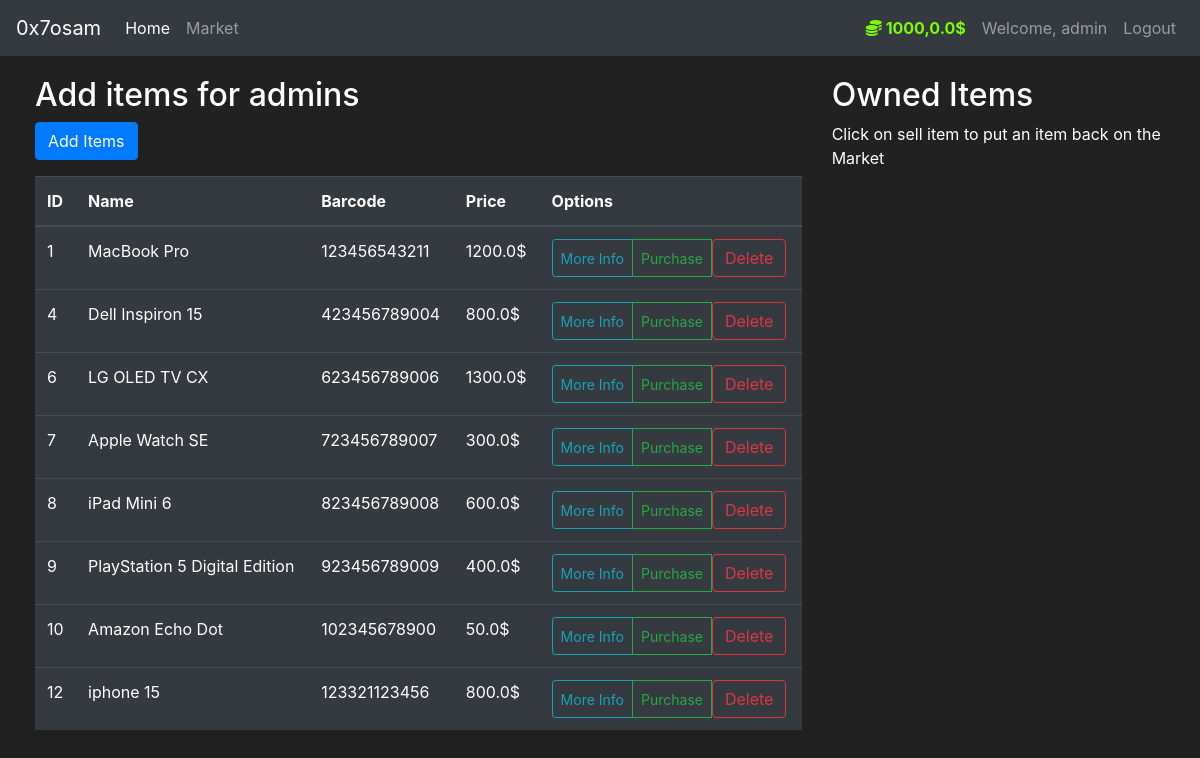
/market (signed in), run on an earlier commit of the app's database.
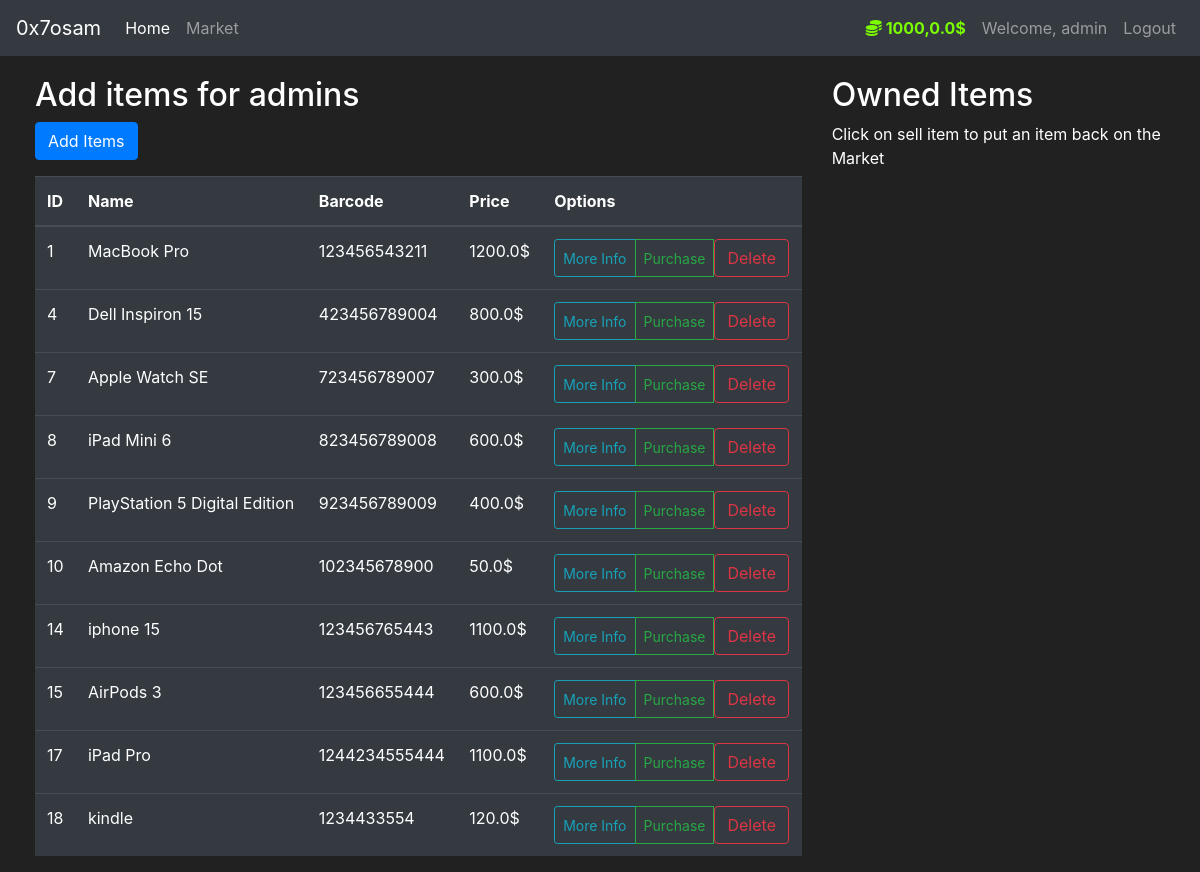
And on a later commit of the database.
### market/models.py (models this page shows, shortened)
class User(db.Model, UserMixin):
    id = db.Column(db.Integer(), primary_key=True)
    username = db.Column(db.String(length=30), nullable=False, unique=True)
    email_address = db.Column(db.String(length=50), nullable=False, unique=True)
    password_hash = db.Column(db.String(length=60), nullable=False)
    budget = db.Column(db.Integer(), nullable=False, default=2000)
    items = db.relationship('Item', backref='owned_user', lazy=True)
    is_admin = db.Column(db.Integer(), nullable=False, default=0)
    @property
    def prettier_budget(self):
        if len(str(self.budget)) >= 4:
            return f'{str(self.budget)[:-3]},{str(self.budget)[-3:]}$'
        else:
            return f"{self.budget}$"
    @property
    def password(self):
        return self.password

class Item(db.Model):
    id = db.Column(db.Integer(), primary_key=True)
    name = db.Column(db.String(length=30), nullable=False, unique=True)
    price = db.Column(db.Integer(), nullable=False)
    barcode = db.Column(db.String(length=12), nullable=False, unique=True)
    description = db.Column(db.String(length=1024), nullable=False, unique=True)
    owner = db.Column(db.Integer(), db.ForeignKey('user.id'))

### market/routes.py (the view, shortened to what this page needs)
@app.route('/market', methods=['GET', 'POST'])
@login_required
def market_page():
    purchase_form = PurchaseItemForm()
    selling_form = SellItemForm()
    if request.method == "GET":
        items = Item.query.filter_by(owner=None)
        owned_items = Item.query.filter_by(owner=current_user.id)
        if current_user.is_admin:
            return render_template('admin_market.html', items=items, purchase_form=purchase_form, owned_items=owned_items, selling_form=selling_form)
        return render_template('market.html', items=items, purchase_form=purchase_form, owned_items=owned_items, selling_form=selling_form)
        return redirect(url_for('market_page'))
    if request.method == "GET":
        items = Item.query.filter_by(owner=None)
        owned_items = Item.query.filter_by(owner=current_user.id)
        return render_template('market.html', items=items, purchase_form=purchase_form, owned_items=owned_items, selling_form=selling_form)

### market/models.py (called while the page is built)
@login_manager.user_loader
def load_user(user_id):
    return User.query.get(int(user_id))

### market/templates/admin_market.html (shortened to what this page needs)
{% extends 'base.html' %}
{% block content %}
<div class="row" style="margin-top:20px; margin-left:20px">
   <div class="col-8">
       <h2>Add items for admins</h2>
       <a class="btn btn-primary mb-3" href="{{ url_for('admin_page') }}">Add Items</a>
       <table class="table table-hover table-dark">
         <thead>
            <tr>
               <th scope="col">ID</th>
               <th scope="col">Name</th>
               <th scope="col">Barcode</th>
               <th scope="col">Price</th>
               <th scope="col">Options</th>
            </tr>
         </thead>
         <tbody>
            {% for item in items %}
            <tr>
               <td>{{ item.id }}</td>
               <td>{{ item.name }}</td>
               <td>{{ item.barcode }}</td>
               <td>{{ item.price }}$</td>
               <td>
                   <div class="btn-group btn-group-sm" role="group">
                       <button class="btn btn-outline-info" data-toggle="modal" data-target="#Modal-MoreInfo-{{ item.id }}">
                           More Info
                       </button>
                       <button class="btn btn-outline-success" data-toggle="modal" data-target="#Modal-PurchaseConfirm-{{ item.id }}">
                           Purchase
                       </button>
                       <form action="{{ url_for('delete_item', item_id=item.id) }}" method="POST" style="display:inline;">
                           <button type="submit" class="btn btn-outline-danger" onclick="return confirm('Are you sure you want to delete this item?');">
                               Delete
                           </button>
                       </form>
                   </div>
               </td>
            </tr>
            {% endfor %}
         </tbody>
      </table>
   </div>
   <div class="col-4">
        <h2>Owned Items</h2>
        <p>Click on sell item to put an item back on the Market</p>
        <br>
   </div>
</div>
{% endblock %}

### market/templates/base.html (shortened to what this page needs)
<!doctype html>
<html lang="en">
   <head>
      <link rel="stylesheet" href="https://cdn.jsdelivr.net/npm/bootstrap@4.5.3/dist/css/bootstrap.min.css">
   </head>
   <body>
    <nav class="navbar navbar-expand-md navbar-dark bg-dark">
      <a class="navbar-brand" href="#">0x7osam</a>
      <div class="collapse navbar-collapse" id="navbarNav">
        <ul class="navbar-nav mr-auto">
            <li class="nav-item active">
                <a class="nav-link" href="{{ url_for('home_page') }}">Home <span class="sr-only">(current)</span></a>
            </li>
            <li class="nav-item">
                <a class="nav-link" href="{{ url_for('market_page') }}">Market</a>
            </li>
        </ul>
          {% if current_user.is_authenticated %}
            <ul class="navbar-nav">
                <li class="nav-item">
                    <a class="nav-link" style="color: lawngreen; font-weight: bold">
                        <i class="fas fa-coins"></i>
                        {{ current_user.prettier_budget }}
                    </a>
                </li>
                <li class="nav-item">
                    <a class="nav-link">Welcome, {{ current_user.username }}</a>
                </li>
                <li class="nav-item">
                    <a class="nav-link" href="{{ url_for('logout_page') }}">Logout</a>
                </li>
            </ul>
          {% endif %}
      </div>
    </nav>
      {% block content %}
      {% endblock %}
   </body>
</html>

### market/templates/base.html (style rules this page uses)
body { background-color: #212121; color: white }

What changed in the data, as far as the page shows it:
removed Item: id "6", name "LG OLED TV CX", barcode "623456789006", price "1300.0"
removed Item: id "12", name "iphone 15", barcode "123321123456", price "800.0"
added Item: id "14", name "iphone 15", barcode "123456765443", price "1100.0"
added Item: id "15", name "AirPods 3", barcode "123456655444", price "600.0"
added Item: id "17", name "iPad Pro", barcode "1244234555444", price "1100.0"
added Item: id "18", name "kindle", barcode "1234433554", price "120.0"
